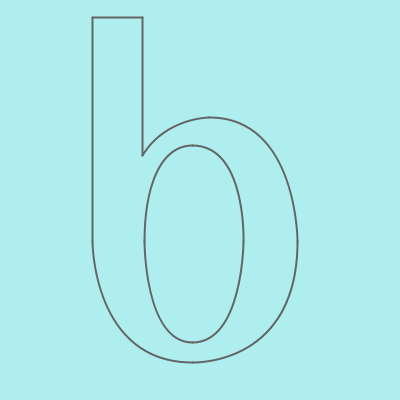
Frame 1 (no input)
Frame 60 (the mouse pressed at the canvas centre just before this capture): identical to frame 1, image omitted
Frame 120 (the mouse held since frame 60 and released just before this capture): identical to frame 1, image omitted

The Processing sketch that drew this single still picture (run headless with seeded random() and noise(); from frame 60 on, the mouse is pressed at the canvas centre):

// Processing sketch: Curve02
// ── Curve02.pde
void setup() {
  size(400,400);
}

void draw() {
  background(175,238,238);
    smooth();
    noFill();
    stroke(100);
    strokeWeight(2);
    translate(-5,-10);

  beginShape();
    bezier(214,127,302,127,302,251,302,251);
    bezier(302,251,302,372,204,372,197,372);
    bezier(197,372,97,372,97,251,97,251);
    line(97,251,97,27);
    line(97,27,147,27);
    line(147,27,147,165);
    bezier(147,165,170,127,214,127,214,127);
  endShape();

 bezier(197,155,251,155,248,251,248,251);
 bezier(248,251,248,248,248,352,197,352);
 bezier(197,352,149,352,149,251,149,251);
 bezier(149,251,149,196,165,155,197,155);


}
